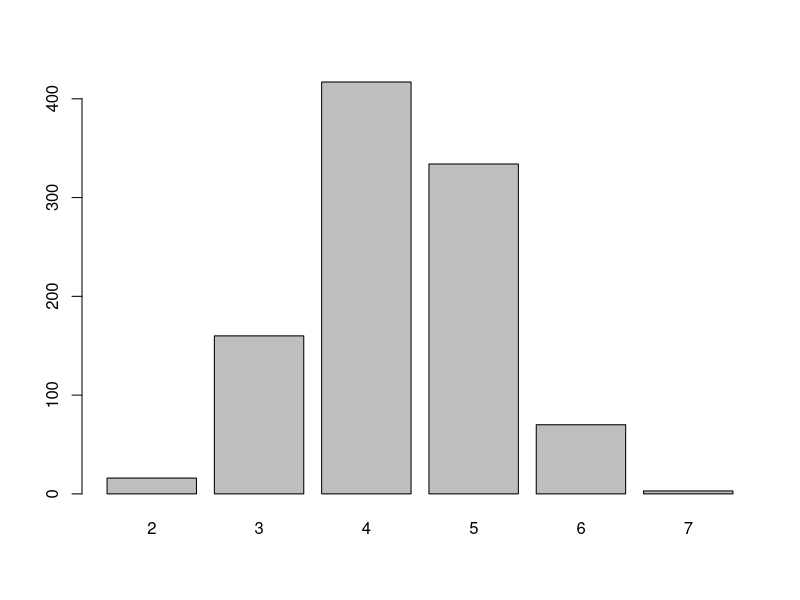
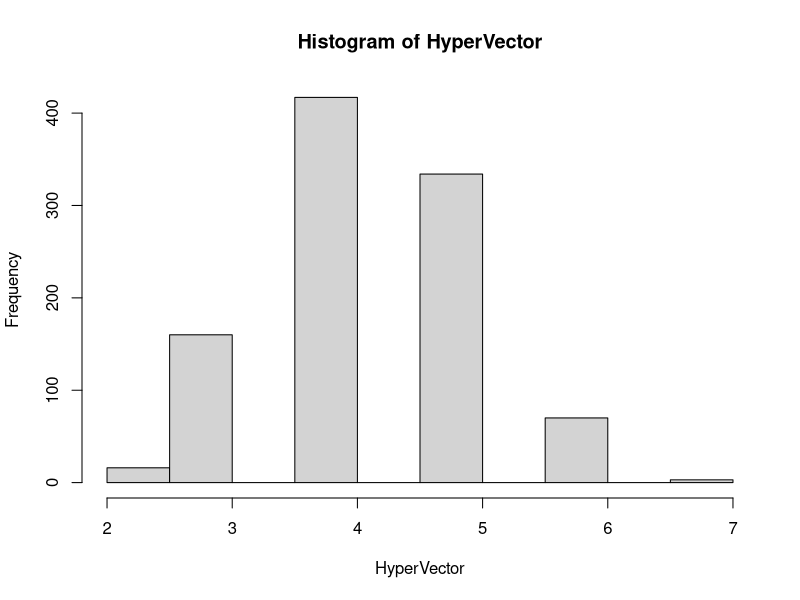
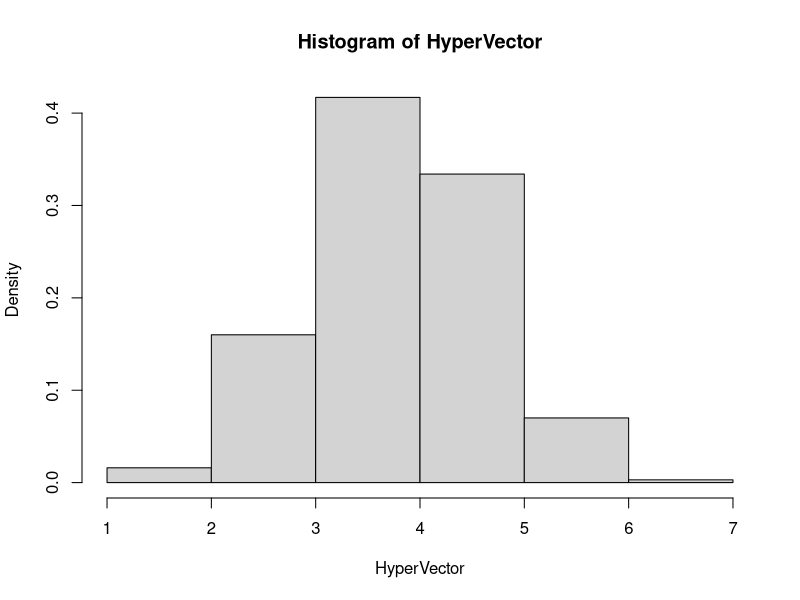

Write the R code that produced these figures, in order.
# Problem 1

# If we want the probability to roll exactly 4 6's out of 30 tries
dbinom(4,30, 1/6)

pbinom(4,30,1/6) # Since we want < 5 6s (it means <= 4, a quantile)
# This is the Cumulative prob. distribution function
# which is equal to exactly 0 6s + exactly 1 6s + exactly 2 6s
# + exactly 3 6s + exactly 4 six.

# The above is the same as
sum(dbinom(0:4,30,1/6))

# With a probability of 0.75, we can claim that there will be
# more than 4 6s. rolled, which is shown with
qbinom(0.75,30,1/6,lower.tail = F) 

# By default lower.tail is set to True ( X <= x) and if false X > x

# With a prob. of 0.75, less than or equal to 6 6s will be rolled
qbinom(0.75,30,1/6,lower.tail = T)


sampleList=rbinom(1000,30,1/6)
# First argument: number of OBSERVATIONS you want to see
# Second argument: number of TRIALS per OBSERVATION
# Probability of success for each TRIAL

# So the above function makes a vector of 1000 observations 
# Consisting of 30 trials each one with a prob. of succes 1/6 for each trial

# We can also model a bernoulli trial, which just has 1 trial:

rbinom(10,1,0.5) # 10 obs. with 1 trial with 0.5 prob. of success


# Problem 3

HyperVector = rhyper(1000,7,6,8)
# 7 white balls, 6 black and we draw 8

HyperVector[1:10]

minValue = min(HyperVector)

maxValue = max(HyperVector)

Ex = mean(HyperVector)

Variance=var(HyperVector) # Measure of dispersion ( SD ^ 2)

7*8/13

barplot(table(HyperVector))

hist(HyperVector)

hist(HyperVector,breaks = 1:7,probability = T)

sum(dhyper(2:7,7,6,8))

x=dhyper(2:7,7,6,8)

lines(c(1,1.2,2,3,3,4,4,5,4,6,6))

